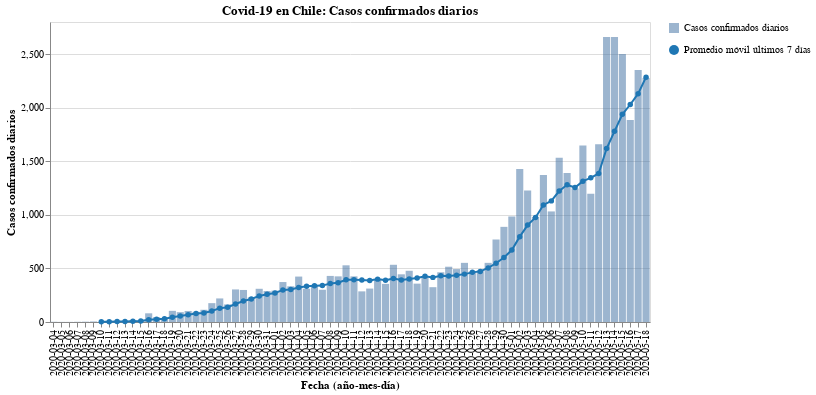

This figure's notebook cell:
### Code cell
#hide_input
bars, line = my_cases_plot(region)
(bars + line).properties(
    title=f'Covid-19 en Chile: Casos confirmados diarios',
    width=600
)

### Figure 1 — Vega-Lite specification as saved in the notebook (floating-point values rounded to 4 significant figures)
{"config": {"view": {"continuousWidth": 400, "continuousHeight": 300}}, "layer": [{"mark": {"type": "bar", "opacity": 0.7}, "encoding": {"opacity": {"type": "nominal", "field": "Casos confirmados diarios", "legend": {"title": ""}}, "tooltip": [{"type": "nominal", "field": "Fecha"}, {"type": "quantitative", "field": "Casos confirmados"}], "x": {"type": "nominal", "axis": {"title": "Fecha (año-mes-día)"}, "field": "Fecha"}, "y": {"type": "quantitative", "axis": {"title": "Casos confirmados diarios"}, "field": "Casos confirmados"}}}, {"mark": {"type": "line", "color": "#1f77b4", "point": {"filled": true, "fill": "#1f77b4"}}, "encoding": {"shape": {"type": "nominal", "field": "Promedio móvil últimos 7 días", "legend": {"title": ""}}, "x": {"type": "nominal", "axis": {"title": "Fecha (año-mes-día)"}, "field": "Fecha"}, "y": {"type": "quantitative", "field": "Rolling"}}}], "data": {"name": "data-e47fdbbda9cc98a1cb908fb02fd81de4"}, "title": "Covid-19 en Chile: Casos confirmados diarios", "width": 600, "$schema": "https://vega.github.io/schema/vega-lite/v4.8.1.json", "datasets": {"data-e47fdbbda9cc98a1cb908fb02fd81de4": [{"Fecha": "2020-03-04", "Casos confirmados": 2, "Rolling": null, "Casos confirmados diarios": "Casos confirmados diarios", "Promedio móvil últimos 7 días": "Promedio móvil últimos 7 días"}, {"Fecha": "2020-03-05", "Casos confirmados": 1, "Rolling": null, "Casos confirmados diarios": "Casos confirmados diarios", "Promedio móvil últimos 7 días": "Promedio móvil últimos 7 días"}, {"Fecha": "2020-03-06", "Casos confirmados": 1, "Rolling": null, "Casos confirmados diarios": "Casos confirmados diarios", "Promedio móvil últimos 7 días": "Promedio móvil últimos 7 días"}, {"Fecha": "2020-03-07", "Casos confirmados": 2, "Rolling": null, "Casos confirmados diarios": "Casos confirmados diarios", "Promedio móvil últimos 7 días": "Promedio móvil últimos 7 días"}, {"Fecha": "2020-03-08", "Casos confirmados": 3, "Rolling": null, "Casos confirmados diarios": "Casos confirmados diarios", "Promedio móvil últimos 7 días": "Promedio móvil últimos 7 días"}, {"Fecha": "2020-03-09", "Casos confirmados": 5, "Rolling": null, "Casos confirmados diarios": "Casos confirmados diarios", "Promedio móvil últimos 7 días": "Promedio móvil últimos 7 días"}, {"Fecha": "2020-03-10", "Casos confirmados": 2, "Rolling": 2.286, "Casos confirmados diarios": "Casos confirmados diarios", "Promedio móvil últimos 7 días": "Promedio móvil últimos 7 días"}, {"Fecha": "2020-03-11", "Casos confirmados": 6, "Rolling": 2.857, "Casos confirmados diarios": "Casos confirmados diarios", "Promedio móvil últimos 7 días": "Promedio móvil últimos 7 días"}, {"Fecha": "2020-03-12", "Casos confirmados": 10, "Rolling": 4.143, "Casos confirmados diarios": "Casos confirmados diarios", "Promedio móvil últimos 7 días": "Promedio móvil últimos 7 días"}, {"Fecha": "2020-03-13", "Casos confirmados": 10, "Rolling": 5.429, "Casos confirmados diarios": "Casos confirmados diarios", "Promedio móvil últimos 7 días": "Promedio móvil últimos 7 días"}, {"Fecha": "2020-03-14", "Casos confirmados": 18, "Rolling": 7.714, "Casos confirmados diarios": "Casos confirmados diarios", "Promedio móvil últimos 7 días": "Promedio móvil últimos 7 días"}, {"Fecha": "2020-03-15", "Casos confirmados": 14, "Rolling": 9.286, "Casos confirmados diarios": "Casos confirmados diarios", "Promedio móvil últimos 7 días": "Promedio móvil últimos 7 días"}, {"Fecha": "2020-03-16", "Casos confirmados": 81, "Rolling": 20.14, "Casos confirmados diarios": "Casos confirmados diarios", "Promedio móvil últimos 7 días": "Promedio móvil últimos 7 días"}, {"Fecha": "2020-03-17", "Casos confirmados": 45, "Rolling": 26.29, "Casos confirmados diarios": "Casos confirmados diarios", "Promedio móvil últimos 7 días": "Promedio móvil últimos 7 días"}, {"Fecha": "2020-03-18", "Casos confirmados": 37, "Rolling": 30.71, "Casos confirmados diarios": "Casos confirmados diarios", "Promedio móvil últimos 7 días": "Promedio móvil últimos 7 días"}, {"Fecha": "2020-03-19", "Casos confirmados": 104, "Rolling": 44.14, "Casos confirmados diarios": "Casos confirmados diarios", "Promedio móvil últimos 7 días": "Promedio móvil últimos 7 días"}, {"Fecha": "2020-03-20", "Casos confirmados": 92, "Rolling": 55.86, "Casos confirmados diarios": "Casos confirmados diarios", "Promedio móvil últimos 7 días": "Promedio móvil últimos 7 días"}, {"Fecha": "2020-03-21", "Casos confirmados": 103, "Rolling": 68.0, "Casos confirmados diarios": "Casos confirmados diarios", "Promedio móvil últimos 7 días": "Promedio móvil últimos 7 días"}, {"Fecha": "2020-03-22", "Casos confirmados": 95, "Rolling": 79.57, "Casos confirmados diarios": "Casos confirmados diarios", "Promedio móvil últimos 7 días": "Promedio móvil últimos 7 días"}, {"Fecha": "2020-03-23", "Casos confirmados": 114, "Rolling": 84.29, "Casos confirmados diarios": "Casos confirmados diarios", "Promedio móvil últimos 7 días": "Promedio móvil últimos 7 días"}, {"Fecha": "2020-03-24", "Casos confirmados": 176, "Rolling": 103.0, "Casos confirmados diarios": "Casos confirmados diarios", "Promedio móvil últimos 7 días": "Promedio móvil últimos 7 días"}, {"Fecha": "2020-03-25", "Casos confirmados": 220, "Rolling": 129.1, "Casos confirmados diarios": "Casos confirmados diarios", "Promedio móvil últimos 7 días": "Promedio móvil últimos 7 días"}, {"Fecha": "2020-03-26", "Casos confirmados": 164, "Rolling": 137.7, "Casos confirmados diarios": "Casos confirmados diarios", "Promedio móvil últimos 7 días": "Promedio móvil últimos 7 días"}, {"Fecha": "2020-03-27", "Casos confirmados": 304, "Rolling": 168.0, "Casos confirmados diarios": "Casos confirmados diarios", "Promedio móvil últimos 7 días": "Promedio móvil últimos 7 días"}, {"Fecha": "2020-03-28", "Casos confirmados": 299, "Rolling": 196.0, "Casos confirmados diarios": "Casos confirmados diarios", "Promedio móvil últimos 7 días": "Promedio móvil últimos 7 días"}, {"Fecha": "2020-03-29", "Casos confirmados": 230, "Rolling": 215.3, "Casos confirmados diarios": "Casos confirmados diarios", "Promedio móvil últimos 7 días": "Promedio móvil últimos 7 días"}, {"Fecha": "2020-03-30", "Casos confirmados": 310, "Rolling": 243.3, "Casos confirmados diarios": "Casos confirmados diarios", "Promedio móvil últimos 7 días": "Promedio móvil últimos 7 días"}, {"Fecha": "2020-03-31", "Casos confirmados": 289, "Rolling": 259.4, "Casos confirmados diarios": "Casos confirmados diarios", "Promedio móvil últimos 7 días": "Promedio móvil últimos 7 días"}, {"Fecha": "2020-04-01", "Casos confirmados": 293, "Rolling": 269.9, "Casos confirmados diarios": "Casos confirmados diarios", "Promedio móvil últimos 7 días": "Promedio móvil últimos 7 días"}, {"Fecha": "2020-04-02", "Casos confirmados": 373, "Rolling": 299.7, "Casos confirmados diarios": "Casos confirmados diarios", "Promedio móvil últimos 7 días": "Promedio móvil últimos 7 días"}, {"Fecha": "2020-04-03", "Casos confirmados": 333, "Rolling": 303.9, "Casos confirmados diarios": "Casos confirmados diarios", "Promedio móvil últimos 7 días": "Promedio móvil últimos 7 días"}, {"Fecha": "2020-04-04", "Casos confirmados": 424, "Rolling": 321.7, "Casos confirmados diarios": "Casos confirmados diarios", "Promedio móvil últimos 7 días": "Promedio móvil últimos 7 días"}, {"Fecha": "2020-04-05", "Casos confirmados": 310, "Rolling": 333.1, "Casos confirmados diarios": "Casos confirmados diarios", "Promedio móvil últimos 7 días": "Promedio móvil últimos 7 días"}, {"Fecha": "2020-04-06", "Casos confirmados": 344, "Rolling": 338.0, "Casos confirmados diarios": "Casos confirmados diarios", "Promedio móvil últimos 7 días": "Promedio móvil últimos 7 días"}, {"Fecha": "2020-04-07", "Casos confirmados": 301, "Rolling": 339.7, "Casos confirmados diarios": "Casos confirmados diarios", "Promedio móvil últimos 7 días": "Promedio móvil últimos 7 días"}, {"Fecha": "2020-04-08", "Casos confirmados": 430, "Rolling": 359.3, "Casos confirmados diarios": "Casos confirmados diarios", "Promedio móvil últimos 7 días": "Promedio móvil últimos 7 días"}, {"Fecha": "2020-04-09", "Casos confirmados": 426, "Rolling": 366.9, "Casos confirmados diarios": "Casos confirmados diarios", "Promedio móvil últimos 7 días": "Promedio móvil últimos 7 días"}, {"Fecha": "2020-04-10", "Casos confirmados": 529, "Rolling": 394.9, "Casos confirmados diarios": "Casos confirmados diarios", "Promedio móvil últimos 7 días": "Promedio móvil últimos 7 días"}, {"Fecha": "2020-04-11", "Casos confirmados": 426, "Rolling": 395.1, "Casos confirmados diarios": "Casos confirmados diarios", "Promedio móvil últimos 7 días": "Promedio móvil últimos 7 días"}, {"Fecha": "2020-04-12", "Casos confirmados": 286, "Rolling": 391.7, "Casos confirmados diarios": "Casos confirmados diarios", "Promedio móvil últimos 7 días": "Promedio móvil últimos 7 días"}, {"Fecha": "2020-04-13", "Casos confirmados": 312, "Rolling": 387.1, "Casos confirmados diarios": "Casos confirmados diarios", "Promedio móvil últimos 7 días": "Promedio móvil últimos 7 días"}, {"Fecha": "2020-04-14", "Casos confirmados": 392, "Rolling": 400.1, "Casos confirmados diarios": "Casos confirmados diarios", "Promedio móvil últimos 7 días": "Promedio móvil últimos 7 días"}, {"Fecha": "2020-04-15", "Casos confirmados": 356, "Rolling": 389.6, "Casos confirmados diarios": "Casos confirmados diarios", "Promedio móvil últimos 7 días": "Promedio móvil últimos 7 días"}, {"Fecha": "2020-04-16", "Casos confirmados": 534, "Rolling": 405.0, "Casos confirmados diarios": "Casos confirmados diarios", "Promedio móvil últimos 7 días": "Promedio móvil últimos 7 días"}, {"Fecha": "2020-04-17", "Casos confirmados": 445, "Rolling": 393.0, "Casos confirmados diarios": "Casos confirmados diarios", "Promedio móvil últimos 7 días": "Promedio móvil últimos 7 días"}, {"Fecha": "2020-04-18", "Casos confirmados": 478, "Rolling": 400.4, "Casos confirmados diarios": "Casos confirmados diarios", "Promedio móvil últimos 7 días": "Promedio móvil últimos 7 días"}, {"Fecha": "2020-04-19", "Casos confirmados": 358, "Rolling": 410.7, "Casos confirmados diarios": "Casos confirmados diarios", "Promedio móvil últimos 7 días": "Promedio móvil últimos 7 días"}, {"Fecha": "2020-04-20", "Casos confirmados": 419, "Rolling": 426.0, "Casos confirmados diarios": "Casos confirmados diarios", "Promedio móvil últimos 7 días": "Promedio móvil últimos 7 días"}, {"Fecha": "2020-04-21", "Casos confirmados": 325, "Rolling": 416.4, "Casos confirmados diarios": "Casos confirmados diarios", "Promedio móvil últimos 7 días": "Promedio móvil últimos 7 días"}, {"Fecha": "2020-04-22", "Casos confirmados": 464, "Rolling": 431.9, "Casos confirmados diarios": "Casos confirmados diarios", "Promedio móvil últimos 7 días": "Promedio móvil últimos 7 días"}, {"Fecha": "2020-04-23", "Casos confirmados": 516, "Rolling": 429.3, "Casos confirmados diarios": "Casos confirmados diarios", "Promedio móvil últimos 7 días": "Promedio móvil últimos 7 días"}, {"Fecha": "2020-04-24", "Casos confirmados": 494, "Rolling": 436.3, "Casos confirmados diarios": "Casos confirmados diarios", "Promedio móvil últimos 7 días": "Promedio móvil últimos 7 días"}, {"Fecha": "2020-04-25", "Casos confirmados": 552, "Rolling": 446.9, "Casos confirmados diarios": "Casos confirmados diarios", "Promedio móvil últimos 7 días": "Promedio móvil últimos 7 días"}, {"Fecha": "2020-04-26", "Casos confirmados": 473, "Rolling": 463.3, "Casos confirmados diarios": "Casos confirmados diarios", "Promedio móvil últimos 7 días": "Promedio móvil últimos 7 días"}, {"Fecha": "2020-04-27", "Casos confirmados": 482, "Rolling": 472.3, "Casos confirmados diarios": "Casos confirmados diarios", "Promedio móvil últimos 7 días": "Promedio móvil últimos 7 días"}, {"Fecha": "2020-04-28", "Casos confirmados": 552, "Rolling": 504.7, "Casos confirmados diarios": "Casos confirmados diarios", "Promedio móvil últimos 7 días": "Promedio móvil últimos 7 días"}, {"Fecha": "2020-04-29", "Casos confirmados": 770, "Rolling": 548.4, "Casos confirmados diarios": "Casos confirmados diarios", "Promedio móvil últimos 7 días": "Promedio móvil últimos 7 días"}, {"Fecha": "2020-04-30", "Casos confirmados": 888, "Rolling": 601.6, "Casos confirmados diarios": "Casos confirmados diarios", "Promedio móvil últimos 7 días": "Promedio móvil últimos 7 días"}, {"Fecha": "2020-05-01", "Casos confirmados": 985, "Rolling": 671.7, "Casos confirmados diarios": "Casos confirmados diarios", "Promedio móvil últimos 7 días": "Promedio móvil últimos 7 días"}, {"Fecha": "2020-05-02", "Casos confirmados": 1427, "Rolling": 796.7, "Casos confirmados diarios": "Casos confirmados diarios", "Promedio móvil últimos 7 días": "Promedio móvil últimos 7 días"}, {"Fecha": "2020-05-03", "Casos confirmados": 1228, "Rolling": 904.6, "Casos confirmados diarios": "Casos confirmados diarios", "Promedio móvil últimos 7 días": "Promedio móvil últimos 7 días"}, {"Fecha": "2020-05-04", "Casos confirmados": 980, "Rolling": 975.7, "Casos confirmados diarios": "Casos confirmados diarios", "Promedio móvil últimos 7 días": "Promedio móvil últimos 7 días"}, {"Fecha": "2020-05-05", "Casos confirmados": 1373, "Rolling": 1093.0, "Casos confirmados diarios": "Casos confirmados diarios", "Promedio móvil últimos 7 días": "Promedio móvil últimos 7 días"}, {"Fecha": "2020-05-06", "Casos confirmados": 1032, "Rolling": 1130.0, "Casos confirmados diarios": "Casos confirmados diarios", "Promedio móvil últimos 7 días": "Promedio móvil últimos 7 días"}, {"Fecha": "2020-05-07", "Casos confirmados": 1533, "Rolling": 1223.0, "Casos confirmados diarios": "Casos confirmados diarios", "Promedio móvil últimos 7 días": "Promedio móvil últimos 7 días"}, {"Fecha": "2020-05-08", "Casos confirmados": 1391, "Rolling": 1281.0, "Casos confirmados diarios": "Casos confirmados diarios", "Promedio móvil últimos 7 días": "Promedio móvil últimos 7 días"}, {"Fecha": "2020-05-09", "Casos confirmados": 1247, "Rolling": 1255.0, "Casos confirmados diarios": "Casos confirmados diarios", "Promedio móvil últimos 7 días": "Promedio móvil últimos 7 días"}, {"Fecha": "2020-05-10", "Casos confirmados": 1647, "Rolling": 1315.0, "Casos confirmados diarios": "Casos confirmados diarios", "Promedio móvil últimos 7 días": "Promedio móvil últimos 7 días"}, {"Fecha": "2020-05-11", "Casos confirmados": 1197, "Rolling": 1346.0, "Casos confirmados diarios": "Casos confirmados diarios", "Promedio móvil últimos 7 días": "Promedio móvil últimos 7 días"}, {"Fecha": "2020-05-12", "Casos confirmados": 1658, "Rolling": 1386.0, "Casos confirmados diarios": "Casos confirmados diarios", "Promedio móvil últimos 7 días": "Promedio móvil últimos 7 días"}, {"Fecha": "2020-05-13", "Casos confirmados": 2660, "Rolling": 1619.0, "Casos confirmados diarios": "Casos confirmados diarios", "Promedio móvil últimos 7 días": "Promedio móvil últimos 7 días"}, {"Fecha": "2020-05-14", "Casos confirmados": 2659, "Rolling": 1780.0, "Casos confirmados diarios": "Casos confirmados diarios", "Promedio móvil últimos 7 días": "Promedio móvil últimos 7 días"}, {"Fecha": "2020-05-15", "Casos confirmados": 2502, "Rolling": 1939.0, "Casos confirmados diarios": "Casos confirmados diarios", "Promedio móvil últimos 7 días": "Promedio móvil últimos 7 días"}, {"Fecha": "2020-05-16", "Casos confirmados": 1886, "Rolling": 2030.0, "Casos confirmados diarios": "Casos confirmados diarios", "Promedio móvil últimos 7 días": "Promedio móvil últimos 7 días"}, {"Fecha": "2020-05-17", "Casos confirmados": 2353, "Rolling": 2131.0, "Casos confirmados diarios": "Casos confirmados diarios", "Promedio móvil últimos 7 días": "Promedio móvil últimos 7 días"}, {"Fecha": "2020-05-18", "Casos confirmados": 2278, "Rolling": 2285.0, "Casos confirmados diarios": "Casos confirmados diarios", "Promedio móvil últimos 7 días": "Promedio móvil últimos 7 días"}]}}
